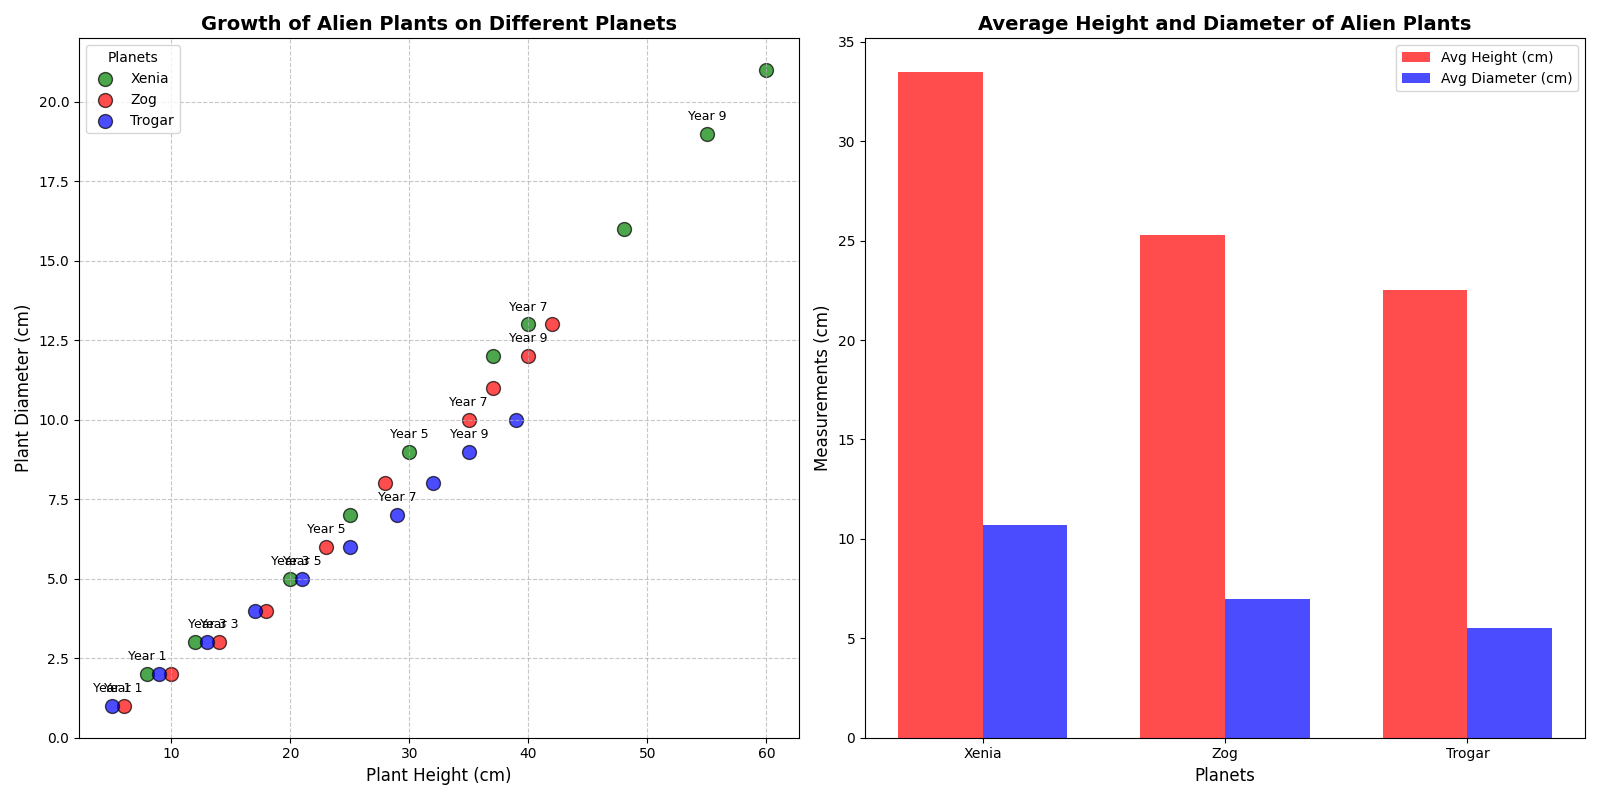

The script that drew this image:
import matplotlib.pyplot as plt
import numpy as np

years = np.array([1, 2, 3, 4, 5, 6, 7, 8, 9, 10])
xenia_height = np.array([8, 12, 20, 25, 30, 37, 40, 48, 55, 60])
xenia_diameter = np.array([2, 3, 5, 7, 9, 12, 13, 16, 19, 21])
zog_height = np.array([6, 10, 14, 18, 23, 28, 35, 37, 40, 42])
zog_diameter = np.array([1, 2, 3, 4, 6, 8, 10, 11, 12, 13])
trogar_height = np.array([5, 9, 13, 17, 21, 25, 29, 32, 35, 39])
trogar_diameter = np.array([1, 2, 3, 4, 5, 6, 7, 8, 9, 10])

fig, (ax1, ax2) = plt.subplots(1, 2, figsize=(16, 8))

# Shuffled colors for the scatter charts
ax1.scatter(xenia_height, xenia_diameter, color='green', edgecolor='black', alpha=0.7, s=100, label='Xenia')
ax1.scatter(zog_height, zog_diameter, color='red', edgecolor='black', alpha=0.7, s=100, label='Zog')
ax1.scatter(trogar_height, trogar_diameter, color='blue', edgecolor='black', alpha=0.7, s=100, label='Trogar')

ax1.set_title('Growth of Alien Plants on Different Planets', fontsize=14, fontweight='bold')
ax1.set_xlabel('Plant Height (cm)', fontsize=12)
ax1.set_ylabel('Plant Diameter (cm)', fontsize=12)
ax1.legend(title='Planets', fontsize=10)
ax1.grid(linestyle='--', alpha=0.7)

for i in range(0, len(years), 2):
    ax1.annotate(f'Year {years[i]}', (xenia_height[i], xenia_diameter[i]), textcoords="offset points", xytext=(0,10), ha='center', fontsize=9)
    ax1.annotate(f'Year {years[i]}', (zog_height[i], zog_diameter[i]), textcoords="offset points", xytext=(0,10), ha='center', fontsize=9)
    ax1.annotate(f'Year {years[i]}', (trogar_height[i], trogar_diameter[i]), textcoords="offset points", xytext=(0,10), ha='center', fontsize=9)

average_heights = [np.mean(xenia_height), np.mean(zog_height), np.mean(trogar_height)]
average_diameters = [np.mean(xenia_diameter), np.mean(zog_diameter), np.mean(trogar_diameter)]

bar_width = 0.35
index = np.arange(len(average_heights))

# Shuffled colors for the bar plot
bars1 = ax2.bar(index, average_heights, bar_width, label='Avg Height (cm)', color='r', alpha=0.7)
bars2 = ax2.bar(index + bar_width, average_diameters, bar_width, label='Avg Diameter (cm)', color='b', alpha=0.7)

ax2.set_title('Average Height and Diameter of Alien Plants', fontsize=14, fontweight='bold')
ax2.set_xlabel('Planets', fontsize=12)
ax2.set_ylabel('Measurements (cm)', fontsize=12)
ax2.set_xticks(index + bar_width / 2)
ax2.set_xticklabels(['Xenia', 'Zog', 'Trogar'])
ax2.legend()

plt.tight_layout()
plt.show()
